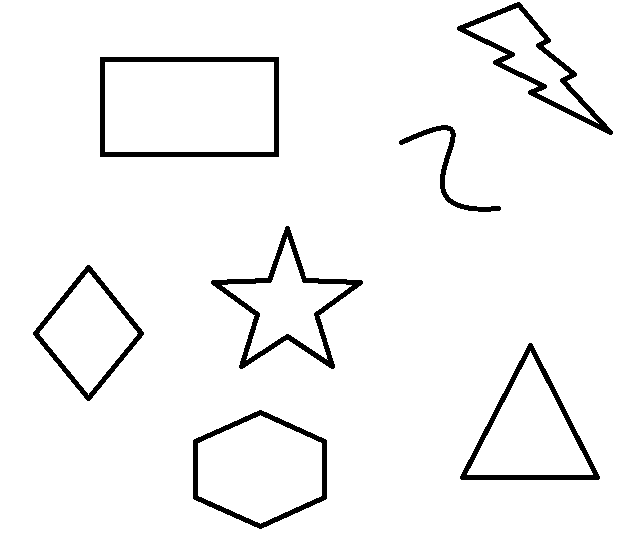
#> input picture Corners_Detection/shapes.png, 623 x 535 px
$ jupyter execute CornersDetection.ipynb
#> lines starting #> are read from the running program, lines starting #| are printed output that depends on the picture; after the words box and inside, x2 and y2 are one past the last pixel; in counts of white or black regions, pixels touching at a corner belong together
# Corners Detection

[cell 1]
# IMPORT LIBRARIES
import numpy as np
import cv2

[cell 2]
# LOAD THE IMAGE
image= cv2.imread('shapes.png')
#> image is the input picture: shape (535, 623, 3); 95.6% white; 7 black regions, largest, box (x1, y1, x2, y2) and area: (211, 226, 363, 369) 2710, (100, 57, 279, 157) 2690, (457, 2, 613, 135) 2379

# CONVERT THE IMAGE TO GRAYSCALE
gray_image = cv2.cvtColor(image , cv2.COLOR_BGR2GRAY)

# CREATE A TRACKBAR TO CONTROL THE QUALITY OF THE DETECTED CORNERS
# NOTHING FUNCTION
def nothing(x):
    pass

# THE WINDOW WHERE THE TRACKBAR IS LOCATED. IN THIS CASE, IT IS THE SAME WINDOW AS THE ORIGINAL IMAGE
cv2.namedWindow('CORNERS DETECTION')
# CREATE A TRACKBAR
cv2.createTrackbar('quality' , 'CORNERS DETECTION' , 1 , 100 , nothing)

while True:

    # GET A NEW COPY OF THE ORIGINAL IMAGE
    shapes= image.copy()

    # GET THE VALUE OF THE TRACKBAR
    quality = cv2.getTrackbarPos('quality' , 'CORNERS DETECTION')
    quality = quality /100 if quality >0 else 0.01
    print(quality)

    #CORNERS DETECTION
    '''
    50 :Maximum number of corners to return.
    quality : the minimal accepted quality of image corners.
    10: Minimum possible Euclidean distance between the returned corners.

    '''
    corners = cv2.goodFeaturesToTrack(gray_image,50, quality ,10)
#> corners = 50 rows, first 8: [568, 81], [592, 474], [467, 474], [88, 393], [88, 273], [537, 92], [502, 62], [278, 156]

    # DRAW THE DETECTED CORNERS
    if corners is not None:
        # CONVERT THE COORDINATES OF THE DETECED CORNERS FROM FLOAT TO INT
        corners = np.int0(corners)
        for corner in corners:
            x , y = corner[0]
            cv2.circle(shapes, (x,y),3,(0,0,255),-1)
#> this loop made 50 passes
#> (x, y) on passes 1 to 12: (568, 81), (592, 474), (467, 474), (88, 393), (88, 273), (537, 92), (502, 62), (278, 156), (100, 156), (449, 131), (273, 62), (105, 62)
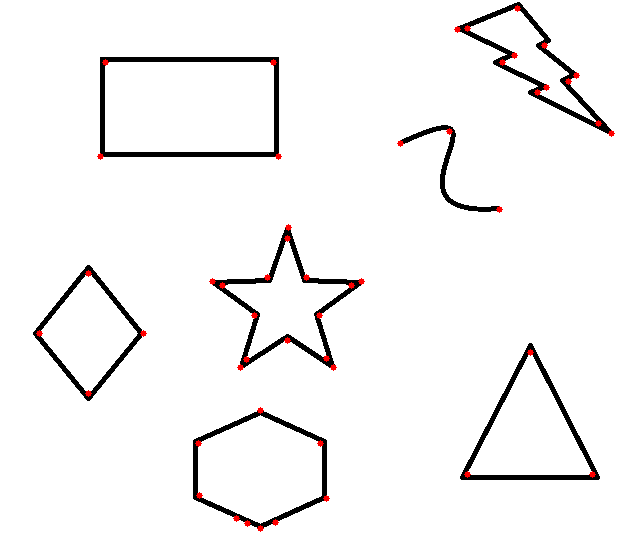
#> shapes: shape (535, 623, 3); 0.44% of pixels changed, all inside (x1, y1, x2, y2) = (36, 5, 615, 532)

    # DISPLAY THE IMAGE
    cv2.imshow('CORNERS DETECTION', shapes)

    if cv2.waitKey(1) ==ord('q'):
      # EXIT
#> (key q is pressed here)
        break

cv2.destroyAllWindows()
